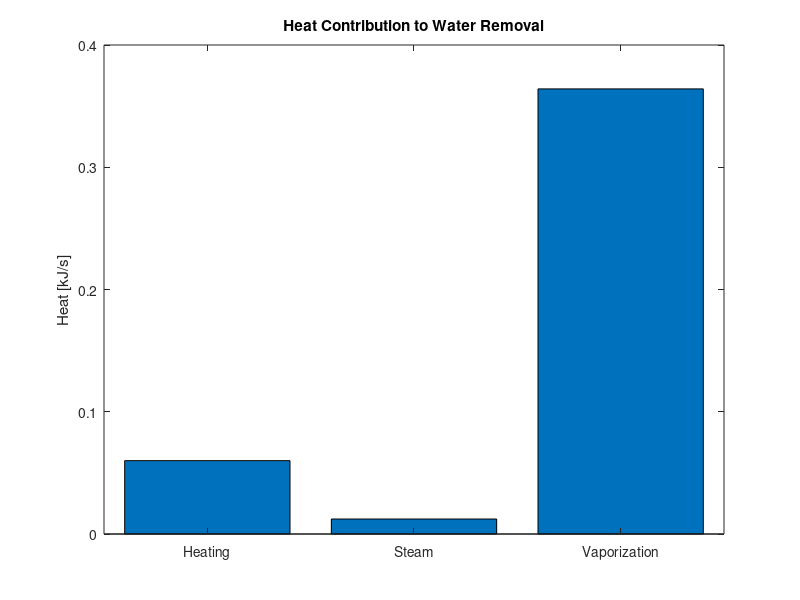
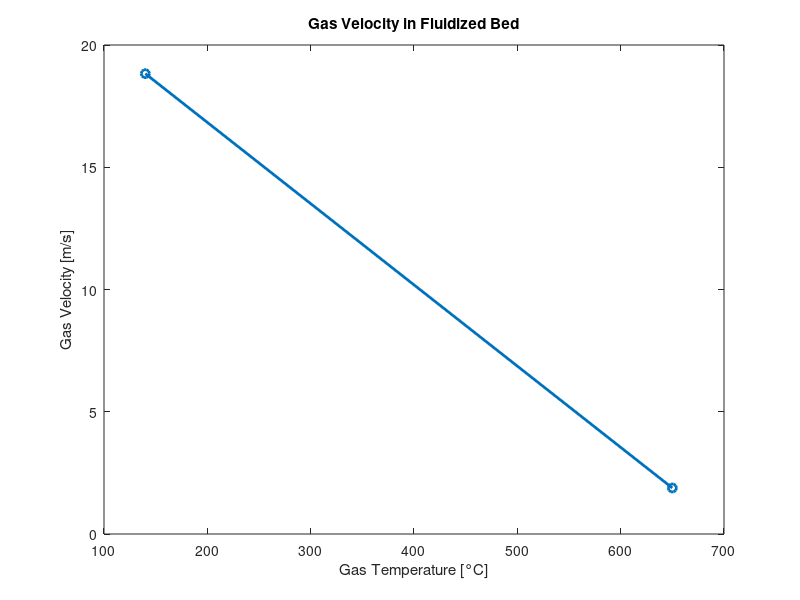
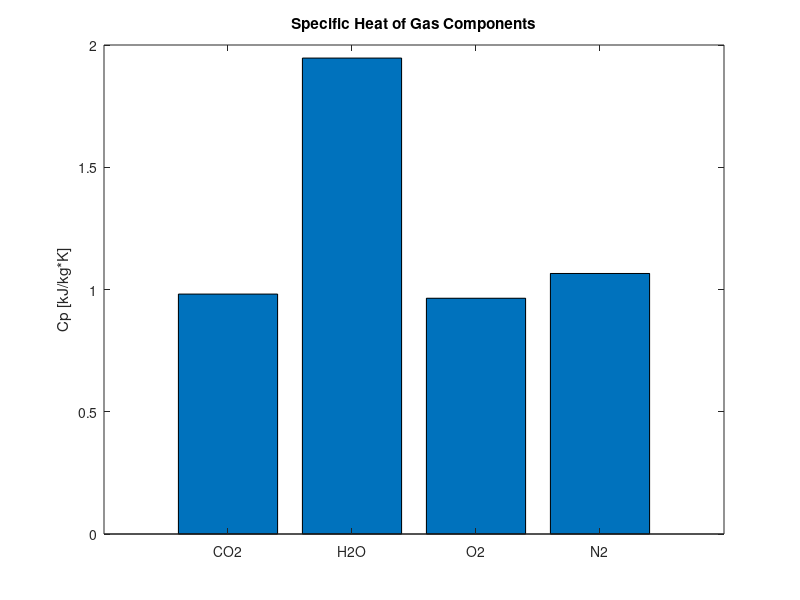

Reproduce these figures in MATLAB, in order.
% Purpose: Mass and energy balance of KCl drying with fluidized bed

clear; clc; close all;

%% Parameters
% Dryer & Material
G_k = 12;             % ton/h, final product flowrate
mu_k = 0.004;         % final moisture content in KCl
mu_p = 0.05;          % initial moisture content
t_mat = 18;           % C, initial temperature KCl
t_1 = 650;            % C, inlet gas temperature
t_2 = 140;            % C, outlet gas temperature
q_loss_percent = 0.1; % % heat losses
rho_KCl = 1980;       % kg/m3
d_avg = 0.35e-3;      % m, average particle diameter
d_min = 0.15e-3;      % m, minimal particle size
h_bed = 0.4;          % m, bed height (fluidization stabilization zone)

% Gases
M_KCl = 39.10 + 35.45;
M_CO2 = 44.01; M_H2O = 18.02; M_O2 = 32.00; M_N2 = 28.01;
M_i = [M_CO2; M_H2O; M_O2; M_N2];
r_i = [0.05; 0.1; 0.13; 1 - 0.05 - 0.1 - 0.13];

R = 8.314; g = 9.81; % Gas constant & gravity
p = 1e5;              % Pa, process pressure

% Sutherland constants
T0 = 273.15; 
eta0 = [1.375;0.861;1.166;1.652]*1e-5;
C = [254;650;125;104];

%%Mass Balance
G_p = G_k*(1-mu_k)/(1-mu_p)*1000/3600;  % kg/s, raw material + moisture
G_k = G_k*1000/3600;                     % kg/s, product
W = G_p - G_k;                           % kg/s, removed water
W_total = G_p*mu_p;                       % total initial water
W_remain = G_k*mu_k;                      % remaining water

%% Energy Balance 
% Heat capacity functions
fun_KCl = @(t) 35.42 + 70.03*t - 91.3823*t.^2 + 52.52*t.^3 + 0.1534./t.^2; 
DelH_KCl = integral(fun_KCl, 0.29115, 0.41315);
q_KCl = ((1-mu_p)*G_p*DelH_KCl*1000)/M_KCl; % kJ/s

fun_H2O_liquid = @(t) -203.6060 + 1523.290*t - 3196.413*t.^2 + 2474.455*t.^3 + 3.855326./t.^2;
DelH_H2O_liquid = integral(fun_H2O_liquid, 0.29115, 0.37315);
q_H2O_liquid = W_total*DelH_H2O_liquid*1000/M_H2O;

fun_H2O_steam = @(t) 30.092 + 6.832514*t + 6.793435*t.^2 - 2.53448*t.^3 + 0.082139./t.^2;
DelH_H2O_steam = integral(fun_H2O_steam, 0.37315, 0.41315);
q_H2O_steam = W*DelH_H2O_steam*1000/M_H2O;

DelH_H2O_vapor = 40.65; % kJ/mol, enthalpy of vaporization
q_H2O_vapor = W*DelH_H2O_vapor*1000/M_H2O;

q_H2O_total = q_H2O_vapor + q_H2O_steam + q_H2O_liquid; 
q_loss = q_loss_percent*(q_H2O_total + q_KCl); 

q_gas_total = q_H2O_total + q_KCl + q_loss;  % kJ/s
q_per_kg_water = q_gas_total / W;            % kJ/kg water

%%  Gas Properties
t_mean = (t_1 + t_2)/2; % mean gas temperature

% Heat capacities at 300 and 400 C for interpolation
T_points = [300;400];
Cp_CO2 = [0.949;0.983]; Cp_H2O = [1.919;1.948];
Cp_O2 = [0.95;0.965]; Cp_N2 = [1.057;1.066];
Cp_gases = [Cp_CO2 Cp_H2O Cp_O2 Cp_N2];
Cp_interpolated = interp1(T_points,Cp_gases,t_mean)'; % transpose to column


% Molar mass of gas mixture
M_z = sum(M_i.*r_i);
g_i = r_i.*M_i/M_z;  % mass fraction

Cp_gas_mix = sum(g_i .* Cp_interpolated);

% Gas flowrate based on heat balance
G_s = q_gas_total/(Cp_gas_mix*(t_1-t_2)); % kg/s

% Gas densities at inlet and outlet
rho_gas = M_z*p ./ ([t_2+T0; t_1+T0]*R*1000); % kg/m3

%% ---------------- Fluidization ----------------
% Gas viscosity
eta_i = eta0 .* (T0 + C)./(t_2 + T0 + C) .* ((t_2 + T0)/T0).^(3/2);
ln_eta_g = sum(log(eta_i).*g_i);
eta_g = exp(ln_eta_g);

% Archimedes number & fluidization velocity
Ar = (d_avg^3*rho_KCl*g)/eta_g^2;
Ly_kr = 1e-3; Ly_r = 1.5;
w_kr = (Ly_kr*eta_g*g*rho_KCl)^(1/3); 
K_r = (Ly_r/Ly_kr)^(1/3);
w = K_r*w_kr; % m/s, fluidization velocity
w_ds = w*(T0+t_1)/(T0+t_2); 
w_otw = w_ds/0.1;

% Distributor area
F_ds = G_s/(rho_gas(2)*w_ds);
D_ds = sqrt(4*F_ds/pi);

%% ---------------- Outlet & Separator ----------------
h_sep = 4*h_bed;
H_1 = h_sep + h_bed;
H_2 = 0.75*H_1;

G_o = G_s + G_p - G_k; % outlet gas mass flow
r_w = [0;1;0;0];       % water entrained
g_o_i = (G_s*g_i + r_w*W)/G_o;
M_o_z = sum(M_i.*g_o_i);
rho_o = M_o_z*p/(R*(t_2+T0)*1000);
w_rz = G_o/(rho_o*F_ds);

% Adjust separator area to avoid entrainment of smallest particles
F_sep = F_ds;
while w_rz > w
    F_sep = 1.05*F_sep;
    w_rz = G_o/(rho_o*F_sep);
end
D_wylot = sqrt(4*F_sep/pi);

%% ---------------- Plots ----------------
% Plot 1: Heat requirement vs water removed
figure; 
bar([q_H2O_liquid q_H2O_steam q_H2O_vapor]/1000);
set(gca,'XTickLabel',{'Heating','Steam','Vaporization'});
ylabel('Heat [kJ/s]');
title('Heat Contribution to Water Removal');

% Plot 2: Gas velocity profile
figure;
plot([t_1 t_2], [w_ds w_otw],'o-','LineWidth',2);
xlabel('Gas Temperature [°C]');
ylabel('Gas Velocity [m/s]');
title('Gas Velocity in Fluidized Bed');

% Plot 3: Gas flowrate vs Cp
figure;
bar(Cp_interpolated);
set(gca,'XTickLabel',{'CO2','H2O','O2','N2'});
ylabel('Cp [kJ/kg*K]');
title('Specific Heat of Gas Components');

%% ---------------- Display Key Results ----------------
fprintf('\n--- Key Results ---\n');
fprintf('Removed water W = %.4f kg/s\n', W);
fprintf('Heat per kg water q = %.2f kJ/kg\n', q_per_kg_water);
fprintf('Gas flowrate G_s = %.4f kg/s\n', G_s);
fprintf('Distributor diameter D_ds = %.4f m\n', D_ds);
fprintf('Separator diameter D_wylot = %.4f m\n', D_wylot);

